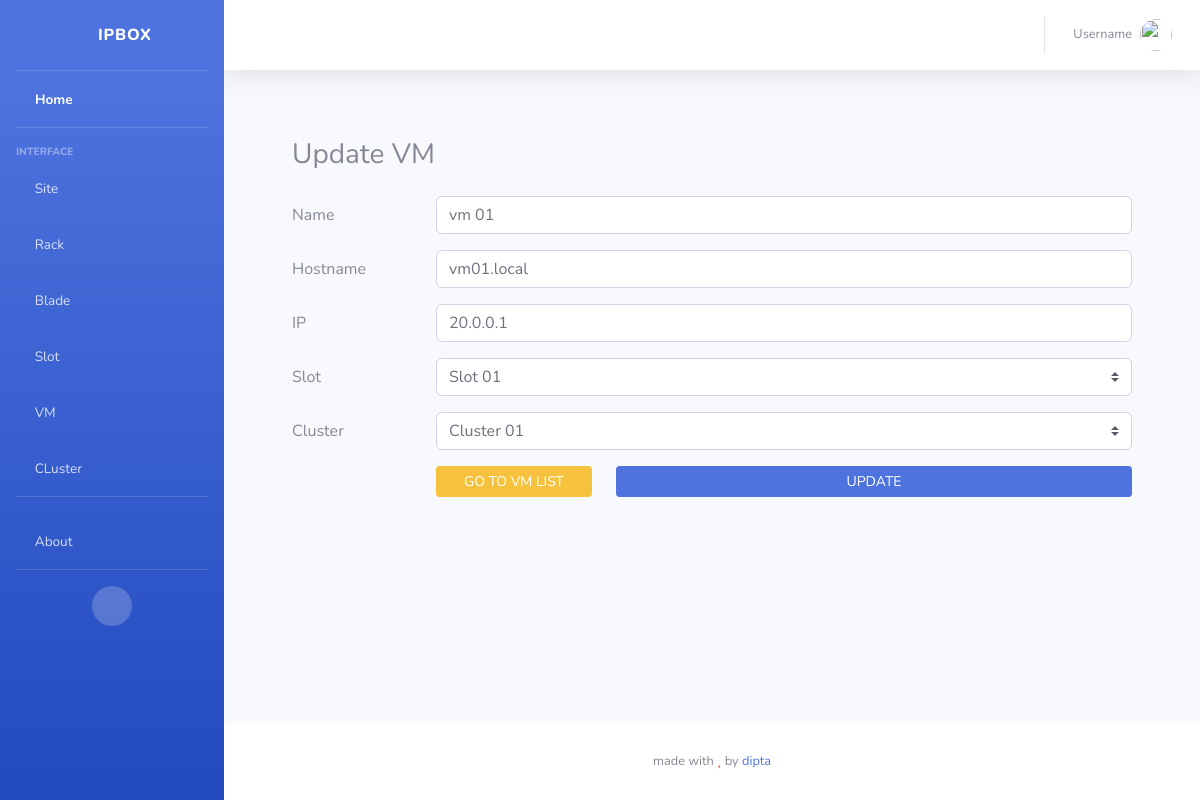
Screenshot of /vms/update/1 with the database file from the repository.
### vmapp/models.py (models this page shows, shortened)
class VM(models.Model):
  name      = models.CharField(max_length=128)
  hostname  = models.CharField(max_length=128)
  ip        = models.GenericIPAddressField()
  slot      = models.ForeignKey(Slot, related_name="vmslots", on_delete=models.CASCADE)
  cluster   = models.ForeignKey(Cluster, related_name='vmclusters', on_delete=models.CASCADE, blank=True, null=True)
  class Meta:
    verbose_name_plural = "VMs"

### slotapp/models.py (models this page shows, shortened)
class Slot(models.Model):
  name    = models.CharField(max_length=128)
  ip      = models.GenericIPAddressField()
  blade   = models.ForeignKey(Blade, related_name="slots", on_delete=models.CASCADE)
  class Meta:
    verbose_name_plural = "Slots"

### clusterapp/models.py (models this page shows, shortened)
class Cluster(models.Model):
  name        = models.CharField(max_length=128)
  ip          = models.GenericIPAddressField()
  lb_ip       = models.GenericIPAddressField()
  bootstrap   = models.GenericIPAddressField()
  class Meta:
    verbose_name_plural = "Clusters"

### vmapp/views.py (the view, shortened to what this page needs)
# urls.py: path('update/<id>', views.vmUpdate, name='vm_update'),
def vmUpdate(request, id):
  vm = VM.objects.get(pk=id)
  context = {
    'vm': vm,
    'slots': Slot.objects.all(),
    'clusters': Cluster.objects.all(),
  }
  return render(request, 'vmapp/vm_update.html', context=context)

### vmapp/templates/vmapp/vm_update.html (shortened to what this page needs)
{% extends 'sbadmin/base.html' %} {% load static %} {% block content %}
<div class="card-body">
  <div class="container my-4">
    <h3 class="my-4">Update VM</h3>
    <form method="POST" action="{% url 'vmapp:vm_update' vm.id %}">
      <div class="form-group row">
        <label for="vmname" class="col-sm-2 col-form-label">Name</label>
        <div class="col">
          <input
            type="text"
            class="form-control"
            value="{{ vm.name }}"
            id="vmname"
            name="vmname"
            required
          />
        </div>
      </div>
      <div class="form-group row">
        <label for="vmhostname" class="col-sm-2 col-form-label">Hostname</label>
        <div class="col">
          <input
            type="text"
            class="form-control"
            value="{{ vm.hostname }}"
            id="vmhostname"
            name="vmhostname"
            required
          />
        </div>
      </div>
      <div class="form-group row">
        <label for="vmip" class="col-sm-2 col-form-label">IP</label>
        <div class="col">
          <input
            type="text"
            class="form-control"
            value="{{ vm.ip }}"
            id="vmip"
            name="vmip"
            required
          />
        </div>
      </div>
      <div class="form-group row">
        <label for="slot" class="col-sm-2 col-form-label">Slot</label>
        <div class="col">
          <select class="custom-select" id="slot" name="slot" required>
            {% for slot in slots %}
            <option value="{{ slot.id }}" {% if vm.slot.id == slot.id %} selected {% endif %}>{{ slot.name }}</option>
            {% endfor %}
          </select>
        </div>
      </div>
      <div class="form-group row">
        <label for="cluster" class="col-sm-2 col-form-label">Cluster</label>
        <div class="col">
          <select class="custom-select" id="cluster" name="cluster">
            {% for cluster in clusters %}
            <option value="{{ cluster.id }}" {% if vm.cluster.id == cluster.id %} selected {% endif %}>{{ cluster.name }}</option>
            {% endfor %}
          </select>
        </div>
      </div>
      <div class="form-group row">
        <div class="col-sm-2"></div>
        <div class="col">
          <div class="row">
            <div class="col-3">
              <a href="{% url 'vmapp:vms' %}" class="btn btn-warning btn-sm btn-block"
                >GO TO VM LIST</a
              >
            </div>
            <div class="col">
              <button type="submit" class="btn btn-primary btn-sm btn-block">
                UPDATE
              </button>
            </div>
          </div>
        </div>
      </div>
    </form>
  </div>
</div>
{% endblock content %}

### rows the page displays
VM: vmname "vm 01", vmhostname "vm01.local", vmip "20.0.0.1", slot "Slot 01", cluster "Cluster 01"
